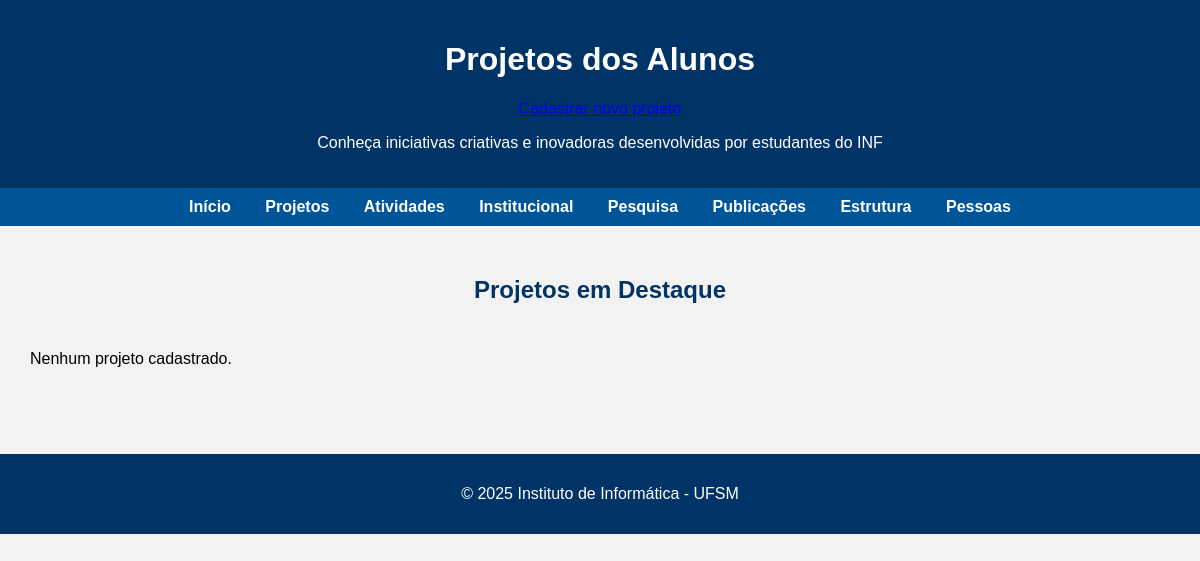
The app's page /projetos/, older data.
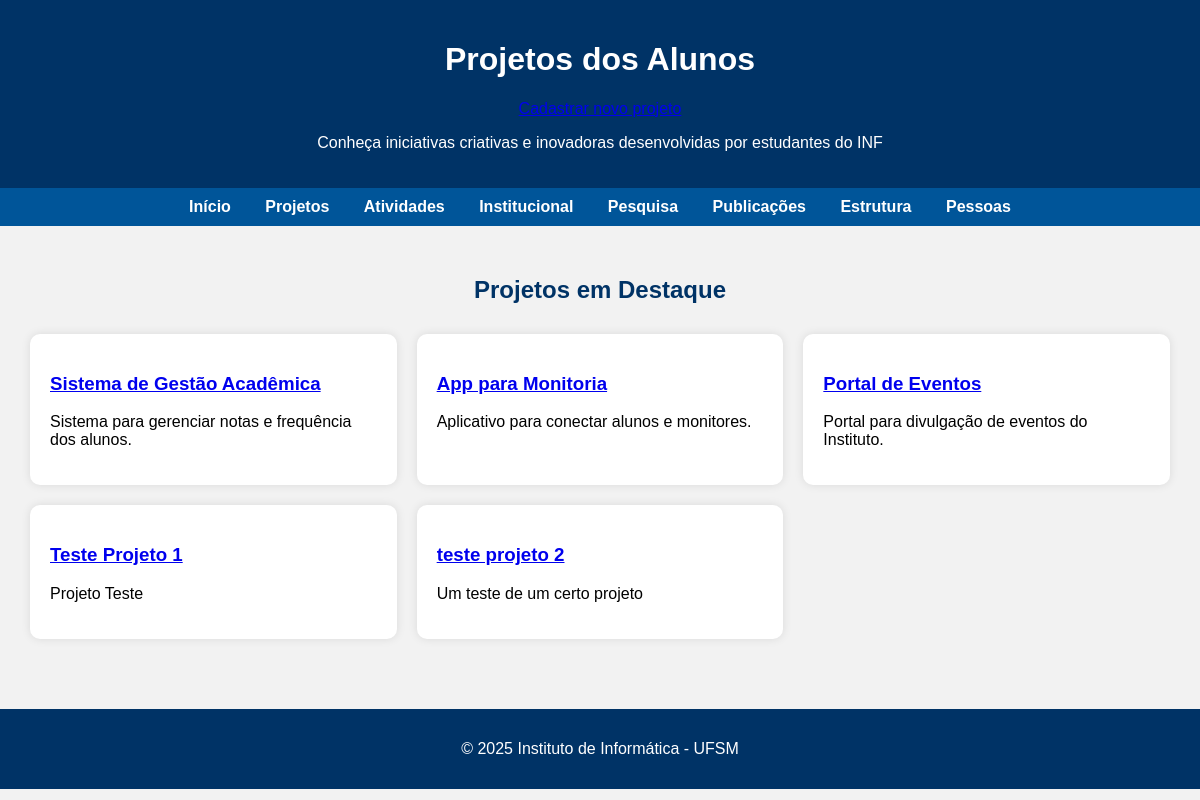
The same page, newer data.
### cursos/models.py (models this page shows, shortened)
class Projeto(models.Model):
    titulo = models.CharField(max_length=200)
    descricao = models.TextField()
    data_publicacao = models.DateField()

### cursos/views.py (the view)
# urls.py: path('projetos/', views.projetos, name='projetos'),
def projetos(request):
    projetos = Projeto.objects.all()
    return render(request, 'cursos/projetos.html', {'projetos': projetos})

### cursos/templates/cursos/projetos.html (shortened to what this page needs)
{% load static %}
<!DOCTYPE html>
<html lang="pt-br">
<head>
</head>
<body>
    <header>
        <h1>Projetos dos Alunos</h1>
        <p><a href="{% url 'cadastrar_projeto' %}">Cadastrar novo projeto</a></p>
        <p>Conheça iniciativas criativas e inovadoras desenvolvidas por estudantes do INF</p>
    </header>
    <nav>
        <a href="/">Início</a>
        <a href="/projetos/">Projetos</a>
        <a href="/atividades/">Atividades</a>
        <a href="/institucional/">Institucional</a>
        <a href="/pesquisa/">Pesquisa</a>
        <a href="/publicacoes/">Publicações</a>
        <a href="/estrutura/">Estrutura</a>
        <a href="/pessoas/">Pessoas</a>
    </nav>
    <section>
        <h2>Projetos em Destaque</h2>
        <div class="project-grid">
    {% if projetos %}
{% for projeto in projetos %}
<div class="project-card">
    <h3><a href="{% url 'projeto_detalhe' projeto.id %}">{{ projeto.titulo }}</a></h3>
    <p>{{ projeto.descricao|truncatewords:20 }}</p>
</div>
{% endfor %}
    {% else %}
        <p>Nenhum projeto cadastrado.</p>
    {% endif %}
</div>
    </section>
    <footer>
        <p>© 2025 Instituto de Informática - UFSM</p>
    </footer>
</body>
</html>

Row changes from the older to the newer data that the page shows:
added Projeto: titulo "Sistema de Gestão Acadêmica", descricao "Sistema para gerenciar notas e frequência dos alunos."
added Projeto: titulo "App para Monitoria", descricao "Aplicativo para conectar alunos e monitores."
added Projeto: titulo "Portal de Eventos", descricao "Portal para divulgação de eventos do Instituto."
added Projeto: titulo "Teste Projeto 1", descricao "Projeto Teste"
added Projeto: titulo "teste projeto 2", descricao "Um teste de um certo projeto"
Text that changed along with them:
text no longer shown: "Nenhum projeto cadastrado."
